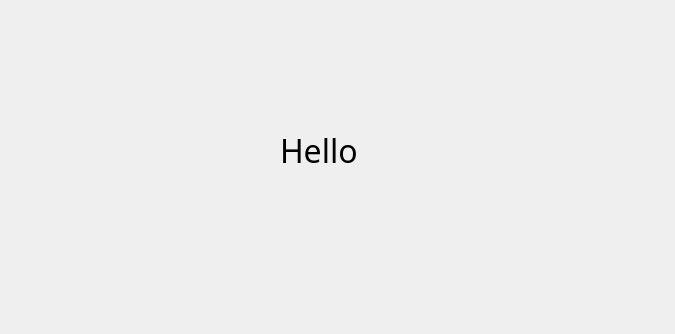
<?xml version="1.0" encoding="UTF-8"?>
<ui version="4.0">
 <class>Dialog</class>
 <widget class="QDialog" name="Dialog">
  <property name="geometry">
   <rect>
    <x>0</x>
    <y>0</y>
    <width>675</width>
    <height>334</height>
   </rect>
  </property>
  <property name="windowTitle">
   <string>Dialog</string>
  </property>
  <widget class="QLabel" name="label">
   <property name="geometry">
    <rect>
     <x>280</x>
     <y>110</y>
     <width>181</width>
     <height>81</height>
    </rect>
   </property>
   <property name="font">
    <font>
     <family>Mongolian Baiti</family>
     <pointsize>24</pointsize>
    </font>
   </property>
   <property name="text">
    <string>Hello</string>
   </property>
  </widget>
 </widget>
 <resources/>
 <connections/>
</ui>
